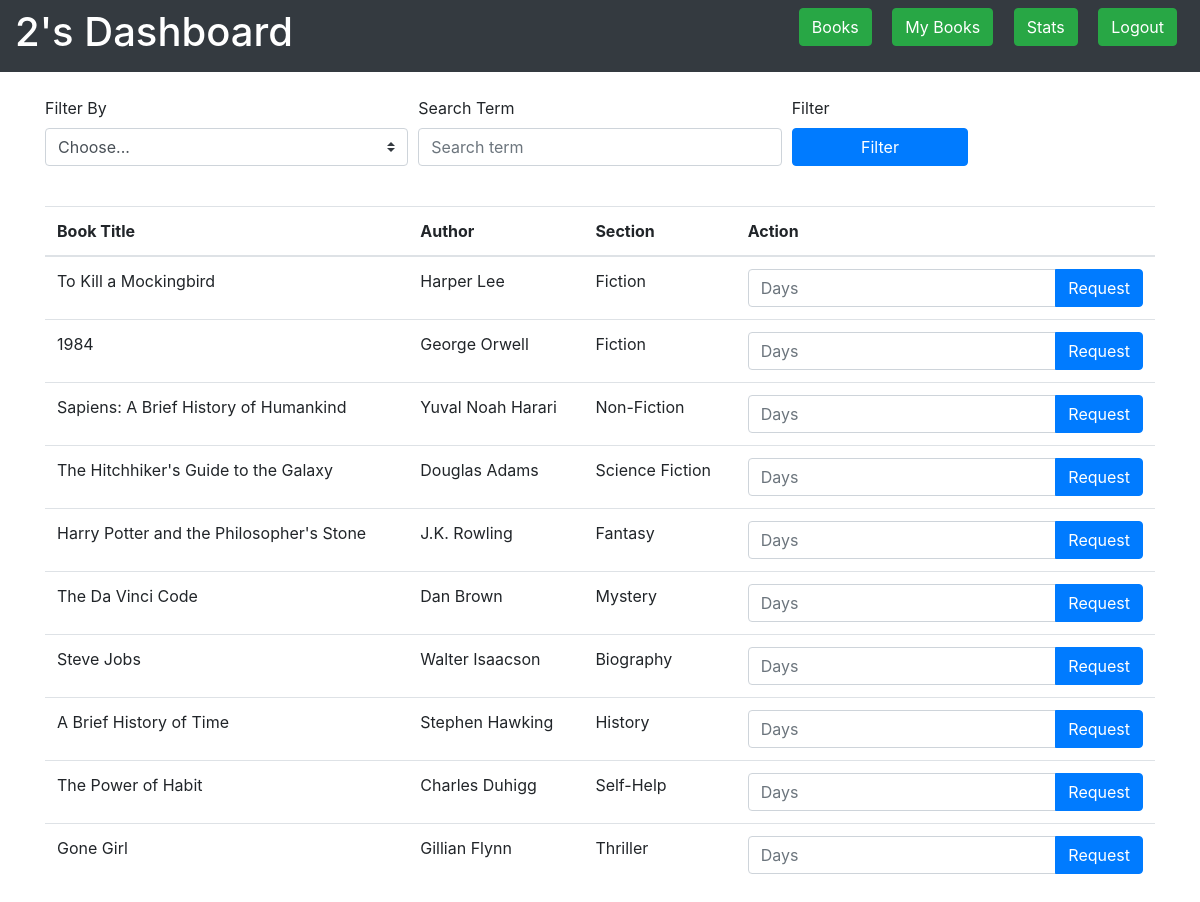
The app's page /users/2/userDashboard/books with its own data.
### tables this page shows
CREATE TABLE books (
                       id INTEGER PRIMARY KEY,
                       title TEXT NOT NULL,
                       author TEXT NOT NULL,
                       book_section INTEGER NOT NULL,
                       FOREIGN KEY (book_section) REFERENCES sections (id)
);

CREATE TABLE sections (
                          id INTEGER PRIMARY KEY,
                          title TEXT NOT NULL,
                          date_created TEXT NOT NULL,
                          description TEXT
);

### app/routes/user_routes.py (the view)
@user_bp.route('/users/<string:user_id>/userDashboard/books', methods=['GET'])
def user_dashboard_books(user_id):
    search_term = request.args.get('search_term')
    filter_by = request.args.get('filter_by')
    books_list = get_books(user_id,search_term, filter_by)
    return render_template('user_dashboard_books.html', user_id=user_id, books=books_list)

### app/templates/user_dashboard_books.html (shortened to what this page needs)
<!DOCTYPE html>
<html lang="en">
<head>
    <link rel="stylesheet" href="https://stackpath.bootstrapcdn.com/bootstrap/4.5.2/css/bootstrap.min.css">
</head>
<body>
<div class="container-fluid bg-dark text-white py-2 header">
    <div class="row">
        <div class="col">
            <h1>{{ user_id }}'s Dashboard</h1>
        </div>
        <div class="col text-right">
            <form action="/users/{{ user_id }}/userDashboard/books" method="get" class="d-inline">
                <button type="submit" class="btn btn-success mx-2">Books</button>
            </form>
            <form action="/users/{{ user_id }}/userDashboard/myBooks" method="get" class="d-inline">
                <button type="submit" class="btn btn-success mx-2">My Books</button>
            </form>
            <form action="/users/{{ user_id }}/userDashboard/stats" method="get" class="d-inline">
                <button type="submit" class="btn btn-success mx-2">Stats</button>
            </form>
            <form action="/" method="get" class="d-inline">
                <button type="submit" class="btn btn-success mx-2">Logout</button>
            </form>
        </div>
    </div>
</div>
<div class="container mt-4">
    <form action="/users/{{ user_id }}/userDashboard/books" method="get">
        <div class="form-row">
            <div class="col-md-4 mb-3">
                <label for="filterBy">Filter By</label>
                <select class="custom-select" id="filterBy" name="filter_by">
                    <option value="">Choose...</option>
                </select>
            </div>
            <div class="col-md-4 mb-3">
                <label for="searchTerm">Search Term</label>
                <input type="text" class="form-control" id="searchTerm" placeholder="Search term" name="search_term">
            </div>
            <div class="col-md-2 mb-3">
                <label for="filterButton">Filter</label>
                <button class="btn btn-primary btn-block" type="submit" id="filterButton">Filter</button>
            </div>
        </div>
    </form>
</div>
<div class="container mt-4">
    <form action="/users/{{ user_id }}/userDashboard/books/request" method="post">
        <table class="table">
            <thead>
            <tr>
                <th>Book Title</th>
                <th>Author</th>
                <th>Section</th>
                <th>Action</th>
            </tr>
            </thead>
            <tbody>
            {% for book in books %}
                <tr>
                    <td>{{ book.title }}</td>
                    <td>{{ book.author }}</td>
                    <td>{{ book.section_name }}</td>
                    <td>
                        {% if book.requested %}
                            <button class="btn btn-primary" disabled>Requested</button>
                        {% else %}
                            <form action="/users/{{ user_id }}/userDashboard/books/request" method="post" class="d-inline">
                                <div class="input-group">
                                    <input type="number" class="form-control" name="days_requested" placeholder="Days" required>
                                    <div class="input-group-append">
                                        <button type="submit" class="btn btn-primary">Request</button>
                                    </div>
                                </div>
                            </form>
                        {% endif %}
                    </td>
                </tr>
            {% endfor %}
            </tbody>
        </table>
    </form>
</div>
</body>
</html>

### app/templates/user_dashboard_books.html (style rules this page uses)
.header { padding-top: 20px; }

### records on screen
books: title "To Kill a Mockingbird", author "Harper Lee", section_name "Fiction"
books: title "1984", author "George Orwell", section_name "Fiction"
books: title "Sapiens: A Brief History of Humankind", author "Yuval Noah Harari", section_name "Non-Fiction"
books: title "The Hitchhiker's Guide to the Galaxy", author "Douglas Adams", section_name "Science Fiction"
books: title "Harry Potter and the Philosopher's Stone", author "J.K. Rowling", section_name "Fantasy"
books: title "The Da Vinci Code", author "Dan Brown", section_name "Mystery"
books: title "Steve Jobs", author "Walter Isaacson", section_name "Biography"
books: title "A Brief History of Time", author "Stephen Hawking", section_name "History"
books: title "The Power of Habit", author "Charles Duhigg", section_name "Self-Help"
books: title "Gone Girl", author "Gillian Flynn", section_name "Thriller"

### other values on screen
{{ user_id }} "2"
